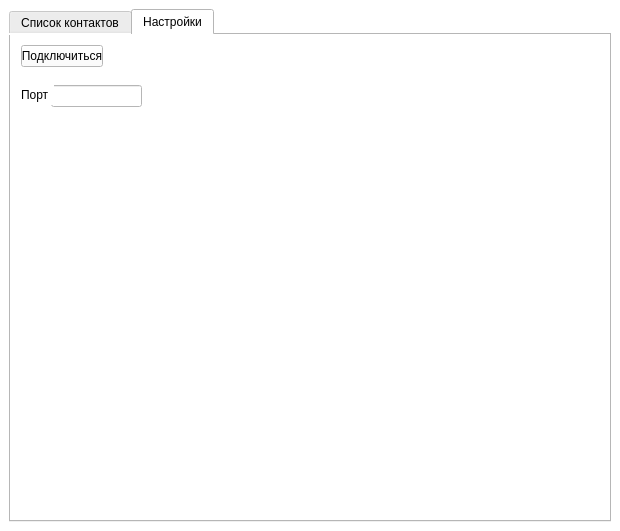
<?xml version="1.0" encoding="UTF-8"?>
<ui version="4.0">
 <class>MainWindow</class>
 <widget class="QMainWindow" name="MainWindow">
  <property name="geometry">
   <rect>
    <x>0</x>
    <y>0</y>
    <width>620</width>
    <height>531</height>
   </rect>
  </property>
  <property name="windowTitle">
   <string>MainWindow</string>
  </property>
  <property name="styleSheet">
   <string notr="true">background-color: rgb(170, 255, 127);
background-color: rgb(255, 255, 255);</string>
  </property>
  <widget class="QWidget" name="centralwidget">
   <layout class="QVBoxLayout" name="verticalLayout">
    <property name="sizeConstraint">
     <enum>QLayout::SetMinAndMaxSize</enum>
    </property>
    <item>
     <layout class="QGridLayout" name="gridLayout_web">
      <property name="sizeConstraint">
       <enum>QLayout::SetMinAndMaxSize</enum>
      </property>
      <item row="0" column="0">
       <widget class="QTabWidget" name="tabWidget">
        <property name="minimumSize">
         <size>
          <width>600</width>
          <height>0</height>
         </size>
        </property>
        <property name="currentIndex">
         <number>1</number>
        </property>
        <widget class="QWidget" name="tabUser">
         <property name="maximumSize">
          <size>
           <width>596</width>
           <height>484</height>
          </size>
         </property>
         <attribute name="title">
          <string>Список контактов</string>
         </attribute>
         <layout class="QVBoxLayout" name="verticalLayout_2">
          <item>
           <widget class="QPushButton" name="pushButton">
            <property name="text">
             <string>Обновить список</string>
            </property>
            <property name="checkable">
             <bool>false</bool>
            </property>
           </widget>
          </item>
          <item>
           <widget class="QTableView" name="tableViewUser"/>
          </item>
         </layout>
        </widget>
        <widget class="QWidget" name="tabSettings">
         <attribute name="title">
          <string>Настройки</string>
         </attribute>
         <widget class="QPushButton" name="pushButtonConnect">
          <property name="geometry">
           <rect>
            <x>10</x>
            <y>10</y>
            <width>82</width>
            <height>22</height>
           </rect>
          </property>
          <property name="text">
           <string>Подключиться</string>
          </property>
         </widget>
         <widget class="QLineEdit" name="lineEdit">
          <property name="geometry">
           <rect>
            <x>40</x>
            <y>50</y>
            <width>91</width>
            <height>22</height>
           </rect>
          </property>
         </widget>
         <widget class="QLabel" name="labelPort">
          <property name="enabled">
           <bool>true</bool>
          </property>
          <property name="geometry">
           <rect>
            <x>10</x>
            <y>50</y>
            <width>33</width>
            <height>20</height>
           </rect>
          </property>
          <property name="maximumSize">
           <size>
            <width>33</width>
            <height>20</height>
           </size>
          </property>
          <property name="text">
           <string>Порт</string>
          </property>
         </widget>
        </widget>
       </widget>
      </item>
     </layout>
    </item>
   </layout>
  </widget>
  <action name="open">
   <property name="text">
    <string>Открыть бд</string>
   </property>
  </action>
  <action name="actionadd_row">
   <property name="text">
    <string>add_row</string>
   </property>
  </action>
  <action name="actiondel_row">
   <property name="text">
    <string>del_row</string>
   </property>
  </action>
  <action name="actionsave">
   <property name="text">
    <string>save</string>
   </property>
  </action>
 </widget>
 <resources/>
 <connections/>
</ui>
